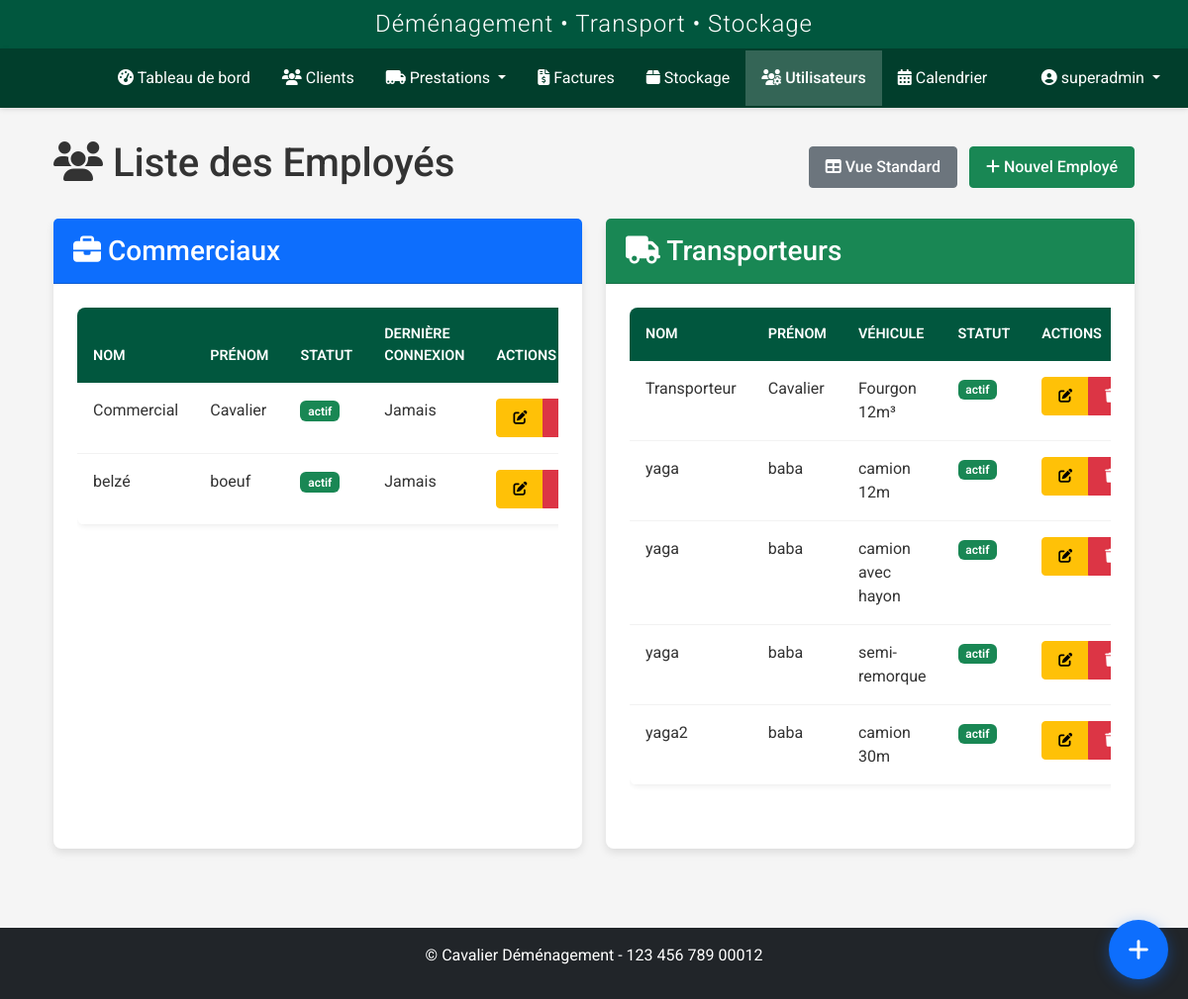
Page /utilisateurs/users/liste (signed in) on the committed database.
### models.py (models this page shows, shortened)
class User(UserMixin, db.Model):
    id = db.Column(db.Integer, primary_key=True)
    nom = db.Column(db.String(64), nullable=False)
    prenom = db.Column(db.String(64), nullable=False)
    username = db.Column(db.String(64), unique=True, nullable=False)
    email = db.Column(db.String(120), unique=True, nullable=True)
    password_hash = db.Column(db.String(256), nullable=False)
    role = db.Column(db.String(20), nullable=False, default='transporteur')
    statut = db.Column(db.String(20), nullable=False, default='actif')
    vehicule = db.Column(db.String(100), nullable=True)
    type_vehicule_id = db.Column(db.Integer, db.ForeignKey('type_vehicule.id'), nullable=True)
    permis_conduire = db.Column(db.String(50), nullable=True)
    notes = db.Column(db.Text, nullable=True)
    derniere_connexion = db.Column(db.DateTime, nullable=True)
    date_creation = db.Column(db.DateTime, nullable=False, default=datetime.utcnow)
    prestations = db.relationship('Prestation', secondary=prestation_transporteurs, back_populates='transporteurs')
    type_vehicule = db.relationship('TypeVehicule', backref='transporteurs')

### routes/user.py (the view)
@user_bp.route('/users/liste')
@login_required
@role_required('admin', 'super_admin')
def liste():
    users = User.query.filter(User.role.in_(['commercial', 'transporteur'])).order_by(User.role, User.nom).all()
    return render_template('users/liste.html', users=users)

### auth.py (called while the page is built)
def role_required(*roles):
    def decorator(f):
        @wraps(f)
        @login_required
        def decorated_function(*args, **kwargs):
            if current_user.role not in roles:
                flash('Vous n\'avez pas les permissions nécessaires pour accéder à cette page.', 'danger')
                return redirect(url_for('dashboard.index'))
            return f(*args, **kwargs)
        return decorated_function
    return decorator

### templates/users/liste.html (shortened to what this page needs)
{% extends "base.html" %}
{% block content %}
<div class="container-fluid">
    <div class="row mb-4">
        <div class="col-12">
            <div class="d-flex justify-content-between align-items-center">
                <h1><i class="fas fa-users"></i> Liste des Employés</h1>
                <div>
                    <a href="{{ url_for('user.index') }}" class="btn btn-secondary me-2">
                        <i class="fas fa-table"></i> Vue Standard
                    </a>
                    <a href="{{ url_for('user.add') }}" class="btn btn-success">
                        <i class="fas fa-plus"></i> Nouvel Employé
                    </a>
                </div>
            </div>
        </div>
    </div>
    <div class="row">
        <div class="col-md-6">
            <div class="card h-100">
                <div class="card-header bg-primary text-white">
                    <h3 class="card-title mb-0">
                        <i class="fas fa-briefcase"></i> Commerciaux
                    </h3>
                </div>
                <div class="card-body">
                    <div class="table-responsive">
                        <table class="table table-hover">
                            <thead>
                                <tr>
                                    <th>Nom</th>
                                    <th>Prénom</th>
                                    <th>Statut</th>
                                    <th>Dernière Connexion</th>
                                    <th>Actions</th>
                                </tr>
                            </thead>
                            <tbody>
                                {% for user in users %}
                                {% if user.role == 'commercial' %}
                                <tr>
                                    <td>{{ user.nom }}</td>
                                    <td>{{ user.prenom }}</td>
                                    <td>
                                        <span class="badge {% if user.statut == 'actif' %}bg-success{% else %}bg-danger{% endif %}">
                                            {{ user.statut }}
                                        </span>
                                    </td>
                                    <td>{{ user.derniere_connexion or 'Jamais' }}</td>
                                    <td>
                                        <div class="btn-group">
                                            <a href="{{ url_for('user.edit', id=user.id) }}" class="btn btn-sm btn-warning">
                                                <i class="fas fa-edit"></i>
                                            </a>
                                            <button class="btn btn-sm btn-danger" onclick="confirmDelete('{{ url_for('user.delete', id=user.id) }}', )">
                                            </button>
                                        </div>
                                    </td>
                                </tr>
                                {% endif %}
                                {% endfor %}
                            </tbody>
                        </table>
                    </div>
                </div>
            </div>
        </div>
        <div class="col-md-6">
            <div class="card h-100">
                <div class="card-header bg-success text-white">
                    <h3 class="card-title mb-0">
                        <i class="fas fa-truck"></i> Transporteurs
                    </h3>
                </div>
                <div class="card-body">
                    <div class="table-responsive">
                        <table class="table table-hover">
                            <thead>
                                <tr>
                                    <th>Nom</th>
                                    <th>Prénom</th>
                                    <th>Véhicule</th>
                                    <th>Statut</th>
                                    <th>Actions</th>
                                </tr>
                            </thead>
                            <tbody>
                                {% for user in users %}
                                {% if user.role == 'transporteur' %}
                                <tr>
                                    <td>{{ user.nom }}</td>
                                    <td>{{ user.prenom }}</td>
                                    <td>{{ user.vehicule or 'Non assigné' }}</td>
                                    <td>
                                        <span class="badge {% if user.statut == 'actif' %}bg-success{% else %}bg-danger{% endif %}">
                                            {{ user.statut }}
                                        </span>
                                    </td>
                                    <td>
                                        <div class="btn-group">
                                            <a href="{{ url_for('user.edit', id=user.id) }}" class="btn btn-sm btn-warning">
                                                <i class="fas fa-edit"></i>
                                            </a>
                                            <button class="btn btn-sm btn-danger" onclick="confirmDelete('{{ url_for('user.delete', id=user.id) }}', )">
                                                <i class="fas fa-trash"></i>
                                            </button>
                                        </div>
                                    </td>
                                </tr>
                                {% endif %}
                                {% endfor %}
                            </tbody>
                        </table>
                    </div>
                </div>
            </div>
        </div>
    </div>
</div>
{% endblock %}

### templates/base.html (shortened to what this page needs)
<!DOCTYPE html>
<html lang="fr">
<head>
    <link href="https://cdn.jsdelivr.net/npm/bootstrap@5.2.3/dist/css/bootstrap.min.css" rel="stylesheet">
    <link rel="stylesheet" href="https://cdnjs.cloudflare.com/ajax/libs/font-awesome/6.2.1/css/all.min.css">
    <link href="https://cdn.jsdelivr.net/npm/fullcalendar@5.11.3/main.min.css" rel="stylesheet">
    <link href="https://cdn.jsdelivr.net/npm/summernote@0.8.18/dist/summernote-lite.min.css" rel="stylesheet">
    <link rel="stylesheet" href="{{ url_for('static', filename='css/style.css') }}">
    <link rel="stylesheet" href="{{ url_for('static', filename='css/notification-flash.css') }}">
    <link rel="stylesheet" href="{{ url_for('static', filename='css/prestations.css') }}">
    <link rel="stylesheet" href="{{ url_for('static', filename='css/custom-calendar.css') }}">
    <link rel="stylesheet" href="{{ url_for('static', filename='css/navbar-logos.css') }}">
    <link rel="stylesheet" href="{{ url_for('static', filename='css/whatsapp-buttons.css') }}">
    <link rel="stylesheet" href="{{ url_for('static', filename='css/quick-access-bubble.css') }}">
</head>
<body {% if current_user.is_authenticated %}data-user-role="{{ current_user.role }}"{% endif %}>
    {% if current_user.is_authenticated %}
        <header>
            <div class="app-header">
                <h2>Déménagement • Transport • Stockage</h2>
            </div>
            <nav class="navbar navbar-dark navbar-expand-lg">
                <div class="container-fluid">
                    <a class="navbar-brand" href="{{ url_for('dashboard.index') }}">
                        <div class="logo-slideshow">
                        </div>
                    </a>
                    <div class="collapse navbar-collapse" id="navbarMain">
                        <ul class="navbar-nav me-auto mb-2 mb-lg-0">
                            <li class="nav-item">
                                <a class="nav-link {% if request.endpoint == 'dashboard.index' %}active{% endif %}" href="{{ url_for('dashboard.index') }}">
                                    <i class="fas fa-tachometer-alt"></i> Tableau de bord
                                </a>
                            </li>
                            <li class="nav-item">
                                <a class="nav-link {% if request.endpoint.startswith('client.') %}active{% endif %}" href="{{ url_for('client.index') }}">
                                    <i class="fas fa-users"></i> Clients
                                </a>
                            </li>
                            <li class="nav-item dropdown">
                                <a class="nav-link dropdown-toggle {% if request.endpoint.startswith('prestation.') %}active{% endif %}" href="#" id="prestationsDropdown" role="button" data-bs-toggle="dropdown" aria-expanded="false">
                                    <i class="fas fa-truck-moving"></i> Prestations
                                </a>
                            </li>
                            <li class="nav-item">
                                <a class="nav-link {% if request.endpoint.startswith('facture.') %}active{% endif %}" href="{{ url_for('facture.index') }}">
                                    <i class="fas fa-file-invoice-dollar"></i> Factures
                                </a>
                            </li>
                            <li class="nav-item">
                                <a class="nav-link {% if request.endpoint.startswith('stockage.') %}active{% endif %}" href="{{ url_for('stockage.index') }}">
                                    <i class="fas fa-box"></i> Stockage
                                </a>
                            </li>
                            {% if current_user.is_admin %}
                            <li class="nav-item">
                                <a class="nav-link {% if request.endpoint.startswith('user.') %}active{% endif %}" href="{{ url_for('user.index') }}">
                                    <i class="fas fa-users-cog"></i> Utilisateurs
                                </a>
                            </li>
                            {% endif %}
                            <li class="nav-item">
                                <a class="nav-link {% if request.endpoint.startswith('calendrier.') %}active{% endif %}" href="{{ url_for('calendrier.fullscreen') }}">
                                    <i class="fas fa-calendar-alt"></i> Calendrier
                                </a>
                            </li>
                        </ul>
                        <ul class="navbar-nav">
                            <li class="nav-item dropdown">
                                <a class="nav-link dropdown-toggle" href="#" id="userDropdown" role="button" data-bs-toggle="dropdown">
                                    <i class="fas fa-user-circle"></i> {{ current_user.username }}
                                </a>
                            </li>
                        </ul>
                    </div>
                </div>
            </nav>
        </header>
        <main class="main-content">
            <div class="container">
                {% block content %}{% endblock %}
            </div>
        </main>
        <footer class="mt-5 py-3 bg-dark text-white">
            <div class="container text-center">
                <p>&copy; {{ config.COMPANY_FULL_NAME }} - {{ config.COMPANY_SIRET }}</p>
            </div>
        </footer>
    {% else %}
        <main class="main-content">
            <div class="container">
                {% block auth_content %}{% endblock %}
            </div>
        </main>
    {% endif %}
</body>
</html>

### static/css/style.css (style rules this page uses)
:root { --primary-color: #01573e; --primary-light: #0a8f6c; --primary-dark: #013e2c; --secondary-color: #e0e0e0; --secondary-light: #f5f5f5; --secondary-dark: #9e9e9e; --light-color: #ffffff; --dark-color: #333333; --danger-color: #DC3545; --success-color: #28A745; --warning-color: #FFC107; --info-color: #17A2B8; }
body { font-family: 'Roboto', sans-serif; background-color: var(--secondary-light); color: var(--dark-color); min-height: 100vh; display: flex; flex-direction: column; }
.app-header { background: var(--primary-color); color: var(--light-color); padding: 10px 0; text-align: center; box-shadow: 0 2px 10px rgba(0, 0, 0, 0.1); }
.app-header h2 { margin: 0; font-size: 1.5rem; font-weight: 300; letter-spacing: 1px; }
.navbar { background-color: var(--primary-dark); padding: 0; box-shadow: 0 2px 5px rgba(0, 0, 0, 0.1); }
.navbar-brand { padding: 0.5rem 1rem; }
.navbar-dark .navbar-nav .nav-link { color: var(--light-color); padding: 1rem; transition: all 0.3s ease; }
.navbar-dark .navbar-nav .nav-link.active { background-color: rgba(255, 255, 255, 0.2); color: var(--light-color); font-weight: 500; }
.main-content { flex: 1; padding: 2rem 0; }
.card { background-color: var(--light-color); border: none; border-radius: 8px; box-shadow: 0 4px 8px rgba(0, 0, 0, 0.1); margin-bottom: 1.5rem; transition: transform 0.3s ease, box-shadow 0.3s ease; color: var(--dark-color); }
.card-header { background-color: var(--primary-color); padding: 1rem 1.25rem; color: var(--light-color); font-weight: 500; border-radius: 8px 8px 0 0; }
.card-body { padding: 1.5rem; }
.table { color: var(--dark-color); background-color: var(--light-color); border-radius: 8px; overflow: hidden; box-shadow: 0 2px 5px rgba(0, 0, 0, 0.05); }
.table thead th { background-color: var(--primary-color); border-bottom: 0; color: var(--light-color); font-weight: 600; text-transform: uppercase; padding: 1rem; font-size: 0.9rem; }
.table tbody tr { transition: background-color 0.3s ease; border-bottom: 1px solid rgba(0, 0, 0, 0.05); }
.table tbody td { padding: 1rem; color: var(--dark-color); }
a { color: var(--primary-color); transition: all 0.3s ease; }
.badge { font-weight: 600; padding: 0.35em 0.65em; }
.btn { font-weight: 500; padding: 0.5rem 1rem; border-radius: 4px; transition: all 0.3s ease; }
footer { background-color: var(--primary-dark); color: rgba(255, 255, 255, 0.8); padding: 1rem 0; margin-top: auto; text-align: center; }

### static/css/custom-calendar.css (style rules this page uses)
:root { --fc-button-bg-color: #1a1a2e; --fc-button-border-color: #16213e; --fc-button-hover-bg-color: #0f3460; --fc-button-hover-border-color: #0f3460; --fc-button-active-bg-color: #0f3460; --fc-button-active-border-color: #0f3460; }
.navbar-brand { padding: 0; height: 60px; display: flex; align-items: center; }

### static/css/navbar-logos.css (style rules this page uses)
.logo-slideshow { position: relative; height: 60px; width: 60px; overflow: hidden; margin-right: 15px; }

### rows in the picture
User: username "superadmin"
User: nom "Commercial", prenom "Cavalier", statut "actif", derniere_connexion "Jamais"
User: nom "belzé", prenom "boeuf", statut "actif", derniere_connexion "Jamais"
User: nom "Transporteur", prenom "Cavalier", vehicule "Fourgon 12m³", statut "actif"
User: nom "yaga", prenom "baba", vehicule "camion 12m", statut "actif"
User: nom "yaga", prenom "baba", vehicule "camion avec hayon", statut "actif"
User: nom "yaga", prenom "baba", vehicule "semi-remorque", statut "actif"
User: nom "yaga2", prenom "baba", vehicule "camion 30m", statut "actif"

### other values in the picture
{{ config.COMPANY_FULL_NAME }} "Cavalier Déménagement"
{{ config.COMPANY_SIRET }} "123 456 789 00012"
